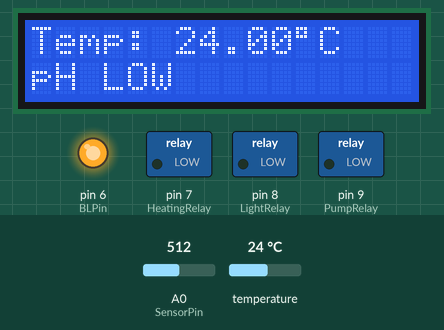
Bench run of a sketch on a simulated Arduino Uno, built with avr-gcc and run on an emulated ATmega328P. Shown: 16×2 character LCD, switched loads named in the sketch (green lamp = pin HIGH), output pins drawn as LEDs (lit = HIGH). The test bench sets the inputs (shaded band); at power-on: temperature 24 °C, A0 (SensorPin) = 512.

Above: at 5.7 s.
5.8 s: temperature set to 20.6 °C
At 9.6 s:
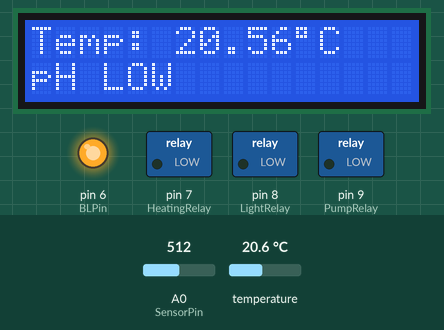
9.9 s: temperature set to 19.3 °C
At 10.5 s:
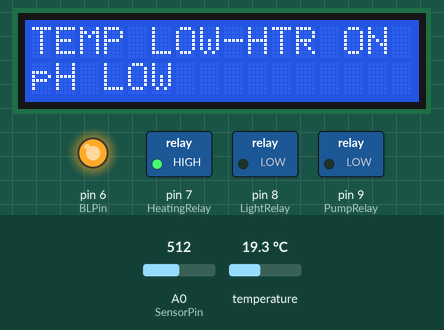
11.7 s: temperature set to 23.4 °C
At 14.7 s:
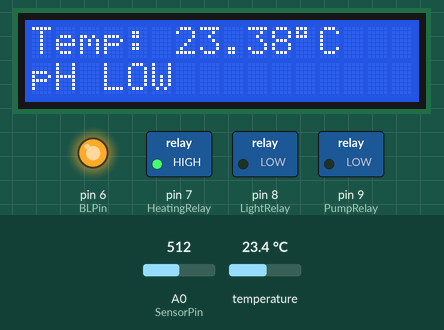
15.0 s: temperature set to 24.3 °C
At 17.7 s:
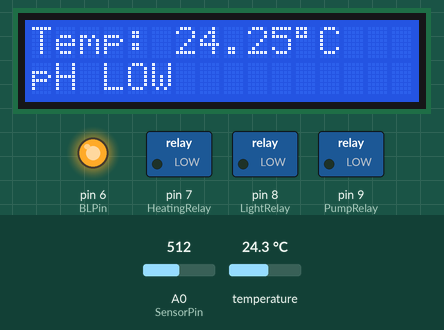
18.3 s: temperature set to 33 °C
At 22.1 s:
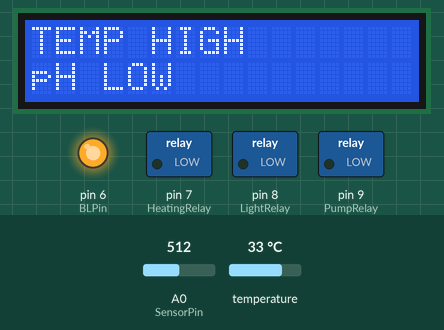
Timing chart, 0 to 23.6 s (numbered marks = the images above; inputs shaded):
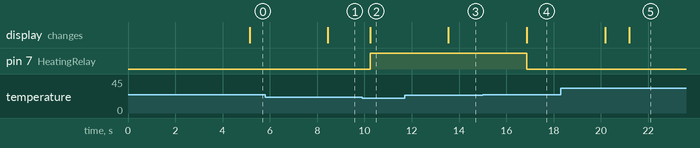

Measured:
- the behaviour switches between 20.1 and 20 °C on temperature (found by bisection; images 1 and 2)
- the behaviour switches between 23.9 and 24 °C on temperature (found by bisection; images 3 and 4)
- after the input at 5.8 s, the display: changes after 2.7 s (image 1)
- after the input at 9.9 s, pin 7 (HeatingRelay): LOW → HIGH after 0.34 s; the display: changes after 0.34 s (image 2)
- after the input at 11.7 s, the display: changes after 1.9 s (image 3)
- after the input at 15.0 s, pin 7 (HeatingRelay): HIGH → LOW after 1.9 s; the display: changes after 1.9 s (image 4)
- after the input at 18.3 s, the display: first changes after 1.9 s (image 5 shows a later state)

The sketch:

SlaveUnit.ino
```cpp
//Required Libraries
#include <LiquidCrystal.h>
#include <Wire.h>
#include <OneWire.h>
#include <DallasTemperature.h>

/*AQUARIUMATIC SLAVE UNIT
 Screen connection:
 * LCD RS pin to digital pin 12 | LCD Enable pin to digital pin 11
 * LCD D4 pin to digital pin 5  | LCD D5 pin to digital pin 4
 * LCD D6 pin to digital pin 3  | LCD D7 pin to digital pin 2
 * LCD R/W pin to ground        | LCD VSS pin to ground
 * LCD VCC pin to 5V
 * 10K resistor:
 * ends to +5V and ground       | wiper to LCD VO pin (pin 3)
*/

// initialize the library with the numbers of the interface pins
LiquidCrystal lcd(12, 11, 5, 4, 3, 2);

//Define the Relay pins
#define BLPin   6   //Backlight Pin
#define HeatingRelay  7
#define LightRelay  8
#define PumpRelay  9
//#define RELAY4  10
#define TempPin 10  //Change to Digital? Add 4.7k resistor between 5v and TempPin
#define SensorPin A0
#define Offset -0.08            //deviation compensate
#define samplingInterval 20
#define printInterval 800
#define ArrayLenth  40    //times of collection
int pHArray[ArrayLenth];   //Store the average value of the sensor feedback
int pHArrayIndex=0;

OneWire oneWire(TempPin);
DallasTemperature sensors(&oneWire);

//define variables
String stri2c = "";     // for incoming i2c data
String strSerial = "";  // for incoming serial data
float MinTemp = 20;
float NominalTemp = 24;
float MaxTemp = 29;
float MinpH = 5.5;
float MaxpH = 8.5;

void(* resetFunc) (void) = 0;//declare reset function at address 0

void setup() {
 //analogReference(DEFAULT);  //for use to determine whether it is safe to print to the lcd screen
 Serial.begin(115200);
 sensors.begin();            //start up temp probe library
 //sensors.setResolution(insideThermometer, 10);       // set the temp probe resolution to 10 bit

  //set up the Relays as outputs
  pinMode(BLPin, OUTPUT);
  pinMode(HeatingRelay, OUTPUT);
  pinMode(LightRelay, OUTPUT);
  pinMode(PumpRelay, OUTPUT);
  //pinMode(RELAY4, OUTPUT);
  pinMode(TempPin, INPUT);

  // join i2c bus with slave address #10
  Wire.begin(10);
  Wire.onReceive(receiveEvent);
  Wire.onRequest(requestEvent);

  // set up the LCD's number of columns and rows:
  lcd.begin(16, 2);
  //Switch on Backlight
  digitalWrite (BLPin, HIGH);
  // Print a message to the LCD.
  lcd.setCursor(0,0);
  lcd.print("Aquariumatic v1");
  lcd.setCursor(0,1);
  lcd.print(" By L. O'Reilly ");
  delay(2000);
  //startupinfo();
}

void loop() {
 CheckSerial();
 LCDUpdate();
 delay(250);
}

void receiveEvent(int howMany){
  // function that executes whenever data is received from master
  // this function is registered as an event, see setup()
  stri2c = "";
  while( Wire.available()){
    //x += (char)Wire.read();
    stri2c += Wire.readString();
  }
  do_command(stri2c);
}

void requestEvent(){
  //Collect data as a string then convert using c_str
  //Wire.write(data.c_str());
  //Use to send mail requests etc?
}

void CheckSerial() {
  //Serial.println("Checking Serial");
  strSerial = "";
  while(Serial.available()){
   strSerial += Serial.readString();
  }
  do_command(strSerial);
}

void do_command(String x) {
  if (x == "HeatingOn"){
    Heating("on");
  }
  else if (x == "HeatingOff"){
    Heating("off");
  }
  else if (x == "LightOn"){
    Lights("on");
  }
  else if (x == "LightOff"){
    Lights("off");
  }
  else if (x == "PumpOn"){
    Pump("on");
  }
  else if (x == "PumpOff"){
    Pump("off");
  }
  else if (x == "Parameters"){
    //MinTemp = Serial.read();
    Serial.println("Parameters received.");
  }
  else if (x == "ResetSlave"){
    //Serial.println("Resetting...");
    resetFunc();
  }
  else if (x == "CurrentStatus"){
    //compile a JSON-like string of all values
    String json = "";
    json = "{\"Temp\": \"" + String(CurrentTemp()) + "\", ";
    json = json + "\"pH\": \"" + CurrentpH() + "\", ";
    json = json + "\"Lights\": \"" + Lights("check") + "\", ";
    json = json + "\"Pump\": \"" + Pump("check") + "\", ";
    json = json + "\"Heating\": \"" + Heating("check") + "\", ";
    json = json + "\"AqStatus\": \"" + "Healthy" + "\", ";
    json = json + "\"msg\": \"" + "Update Received" + "\"}";
    Serial.println(json);
  }
  else{
    return;
  }
}

void startupinfo(){
Serial.println("Aquariumatic Tank Unit");
Serial.println("");
Serial.println("http://www.facebook.com/Aquariumatic");
Serial.println("");
Serial.println("This unit is to simulate temp and pH sensor readings");
Serial.println("and to process incoming requests from the master unit.");
Serial.println("");
Serial.println("Currently focusing on serial communication.");
Serial.println("i2c to follow");
}

float CurrentTemp(){
 sensors.requestTemperatures();
 float reading = sensors.getTempCByIndex(0);
 return reading;
}

float CurrentpH(){
  static unsigned long samplingTime = millis();
  static unsigned long printTime = millis();
  static float pHValue,voltage;
  if(millis()-samplingTime > samplingInterval)
  {
      pHArray[pHArrayIndex++]=analogRead(SensorPin);
      if(pHArrayIndex==ArrayLenth)pHArrayIndex=0;
      voltage = avergearray(pHArray, ArrayLenth)*5.0/1024;
      pHValue = 3.5*voltage+Offset;
      samplingTime=millis();
  }
  return pHValue;
}

double avergearray(int* arr, int number){
  int i;
  int max,min;
  double avg;
  long amount=0;
  if(number<=0){
    Serial.println("Error number for the array to avraging!/n");
    return 0;
  }
  if(number<5){   //less than 5, calculated directly statistics
    for(i=0;i<number;i++){
      amount+=arr[i];
    }
    avg = amount/number;
    return avg;
  }else{
    if(arr[0]<arr[1]){
      min = arr[0];max=arr[1];
    }
    else{
      min=arr[1];max=arr[0];
    }
    for(i=2;i<number;i++){
      if(arr[i]<min){
        amount+=min;        //arr<min
        min=arr[i];
      }else {
        if(arr[i]>max){
          amount+=max;    //arr>max
          max=arr[i];
        }else{
          amount+=arr[i]; //min<=arr<=max
        }
      }//if
    }//for
    avg = (double)amount/(number-2);
  }//if
  return avg;
}


String Heating(String x){
   if (x == "on"){
      digitalWrite (HeatingRelay, HIGH);
      //Serial.println("Heating Turned On");
      return "";}
  else if (x == "off"){
      digitalWrite (HeatingRelay, LOW);
      //Serial.println("Heating Turned Off");
      return "";}
  else if (x == "check"){
    if (digitalRead (HeatingRelay) == LOW){
      return "OFF";}
      else{return "ON";}
    }
  }

String Lights(String x){
  if (x == "on"){
    digitalWrite (LightRelay, HIGH);
    //Serial.println("Lights turned On");
    return "";
  }
  else if (x == "off"){
    digitalWrite (LightRelay, LOW);
    //Serial.println("Lights turned Off");
    return"";
  }
  else if (x == "check"){
    if (digitalRead (LightRelay) == LOW){
      return "OFF";}
    else{return "ON";}
    }
}

String Pump(String x){
  if (x == "on"){
    digitalWrite (PumpRelay, HIGH);
    //Serial.println("Pump turned On");
    return "";
  }
  else if (x == "off"){
    digitalWrite (PumpRelay, LOW);
    //Serial.println("Pump turned Off");
    return "";
  }
  else if (x == "check"){
    if (digitalRead (PumpRelay) == LOW){
      return "OFF";}
    else{return "ON";}
    }
}

void LCDUpdate(){
    // set the cursor to column 0, line 1
  // (note: line 1 is the second row, since counting begins with 0):
  lcd.setCursor(0, 0);
  // print the Temperature:
    if (CurrentTemp() >= MaxTemp){
    lcd.print("TEMP HIGH       ");
    Heating("off");
    }
  else if (CurrentTemp() <= MinTemp){
    lcd.print("TEMP LOW-HTR ON");
    Heating("on");
    }
  else if (CurrentTemp() >= NominalTemp){
    lcd.print("Temp: " + String(CurrentTemp()) + "\337C   ");
    Heating("off");
    }
  else{
    lcd.print("Temp: " + String(CurrentTemp())  + "\337C   ");
    }
  lcd.setCursor(0,1);
  // print the pH
  if (CurrentpH() > MaxpH){
    lcd.print("pH HIGH         ");}
  else if (CurrentpH() < MinpH){
    lcd.print("pH LOW          ");}
  else{
  lcd.print("pH: " + String(CurrentpH()) + "       ");
  }
}
```
